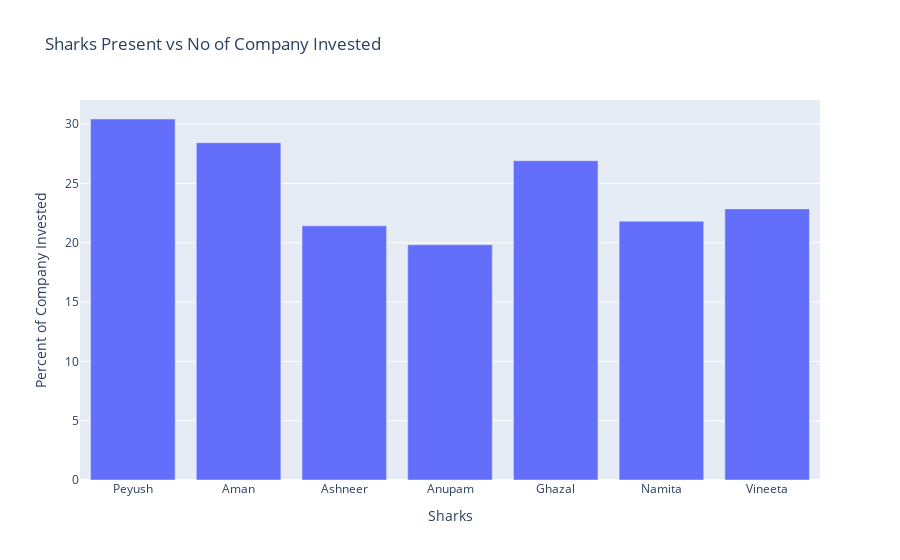

The notebook cell saved with this chart:
### Code cell
px.bar(x=x,y=c,labels={'x':'Sharks','y':'Percent of Company Invested'},title="Sharks Present vs No of Company Invested")

### Figure 1 — Plotly figure (JSON) as saved in the notebook; plotly's stock layout.template omitted (floating-point values rounded to 4 significant figures)
{"data": [{"alignmentgroup": "True", "hovertemplate": "Sharks=%{x}<br>Percent of Company Invested=%{y}<extra></extra>", "legendgroup": "", "marker": {"color": "#636efa"}, "name": "", "offsetgroup": "", "orientation": "v", "showlegend": false, "textposition": "auto", "type": "bar", "x": ["Peyush", "Aman", "Ashneer", "Anupam", "Ghazal", "Namita", "Vineeta"], "xaxis": "x", "y": [30.43, 28.43, 21.43, 19.83, 26.92, 21.82, 22.86], "yaxis": "y"}], "layout": {"barmode": "relative", "legend": {"tracegroupgap": 0}, "title": {"text": "Sharks Present vs No of Company Invested"}, "xaxis": {"anchor": "y", "domain": [0, 1], "title": {"text": "Sharks"}}, "yaxis": {"anchor": "x", "domain": [0, 1], "title": {"text": "Percent of Company Invested"}}}}
